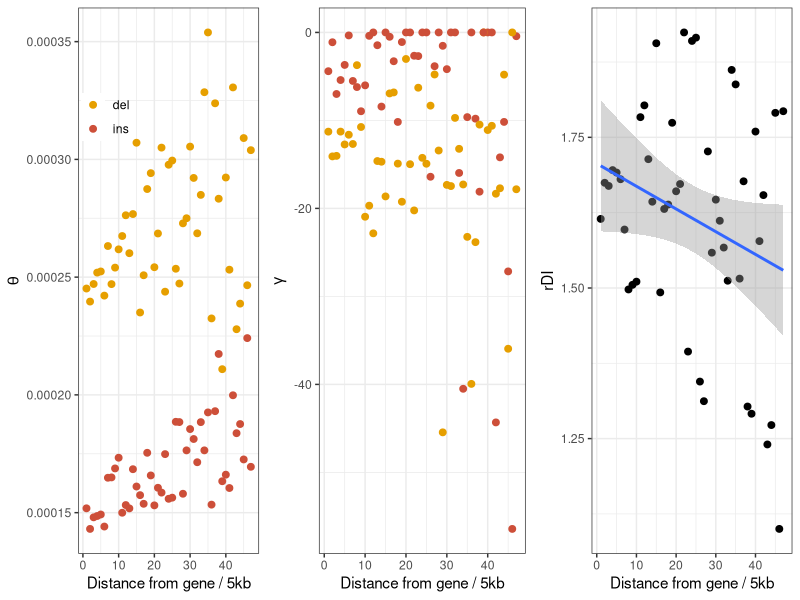

R code for this plot:
# Title     : TODO
# Objective : TODO
# Created by: henryjuho
# Created on: 28/11/2017

library(ggplot2)
library(gridExtra)
library(gtools)

cbPalette <- c("#E69F00", 'tomato 3', 'steel blue', "#999999", "#56B4E9", "#009E73", "#F0E442", "#0072B2", "#D55E00", "#CC79A7")

prox_data = read.csv('gt_sel_neu_ref_genedist_5kb.results.csv')

prox_data$bin = factor(prox_data$bin, levels=mixedsort(as.character(subset(prox_data, sel_type=='sel' & var_type=='ins')$bin)))
prox_data$mean_gamma = as.numeric(as.character(prox_data$shape)) * as.numeric(as.character(prox_data$scale)) * -1

ins_theta = subset(prox_data, sel_type == 'sel' & var_type == 'ins', select=c(bin, theta))
colnames(ins_theta) = c('bin', 'ins_theta')

del_theta = subset(prox_data, sel_type == 'sel' & var_type == 'del', select=c(bin, theta))
colnames(del_theta) = c('bin', 'del_theta')

rdi_data = as.data.frame(cbind(ins_theta, del_theta$del_theta))
rdi_data$rdi = rdi_data$del_theta / rdi_data$ins_theta

theta_plot = ggplot(subset(prox_data, sel_type=='sel'), aes(x=as.numeric(bin), y=theta, colour=var_type)) +
      geom_point(stat='identity', size = 2) +
      theme_bw() +
      scale_colour_manual(values=cbPalette) +
      ylab(expression(theta))  + xlab('Distance from gene / 5kb') +
      theme(legend.title = element_blank(), legend.position = c(0.15, 0.8), legend.background = element_blank())

gamma_plot = ggplot(subset(prox_data, sel_type=='sel'), aes(x=as.numeric(bin), y=mean_gamma, colour=var_type)) +
      geom_point(stat='identity', size = 2) +
      theme_bw() +
      scale_colour_manual(values=cbPalette) +
      ylab(expression(gamma))  + xlab('Distance from gene / 5kb') +
      theme(legend.title = element_blank(), legend.position = 'none', legend.background = element_blank())

rdi_plot = ggplot(rdi_data, aes(x=as.numeric(bin), y=rdi)) +
      geom_point(stat='identity', size = 2) +
      theme_bw() +
      geom_smooth(method='lm') +
      ylab('rDI')  + xlab('Distance from gene / 5kb')

png(file='distance_estimates_5kb.png', width=9, height=3, units='in', res=360)

grid.arrange(theta_plot, gamma_plot, rdi_plot, nrow=1)

dev.off()
